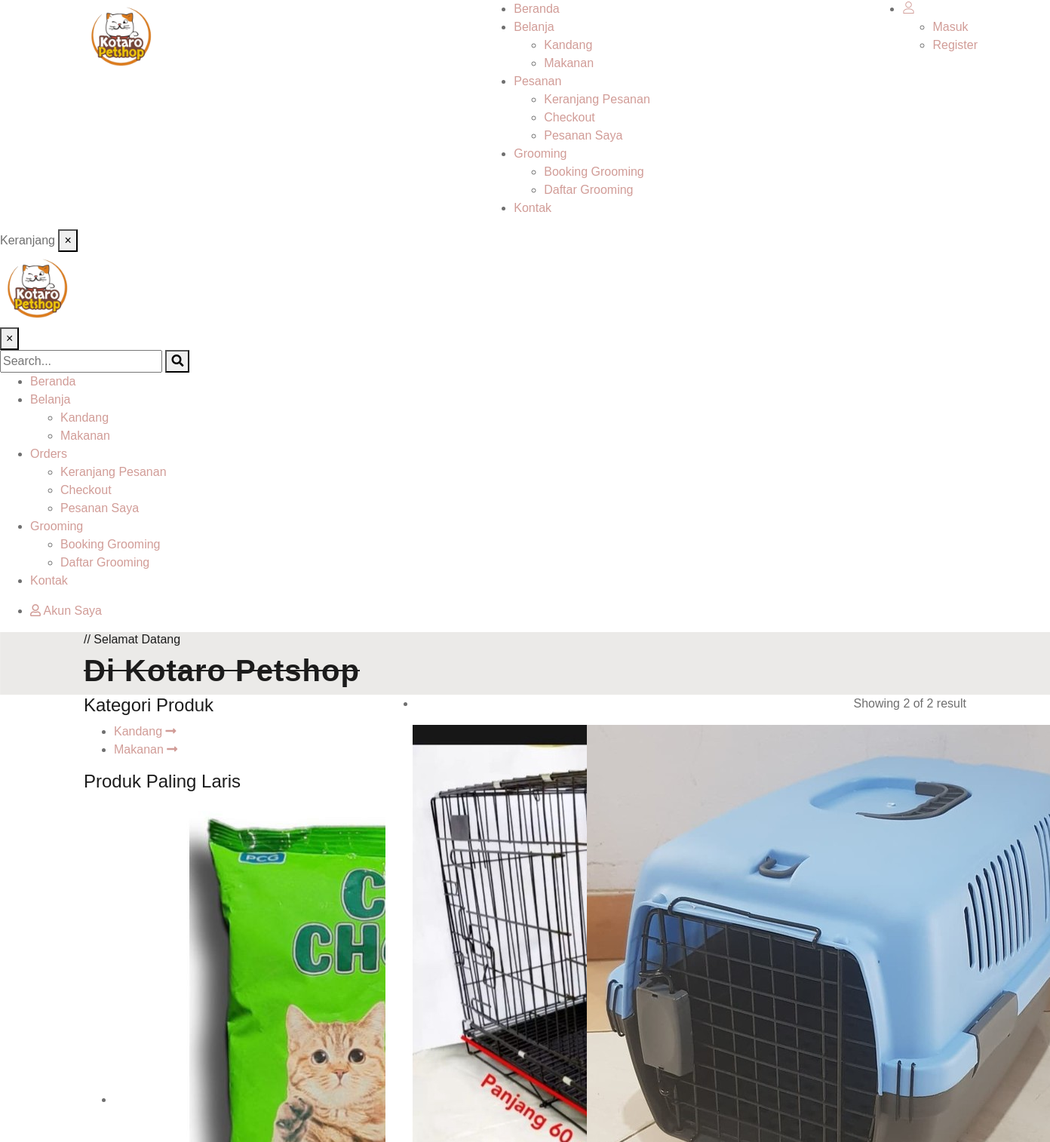
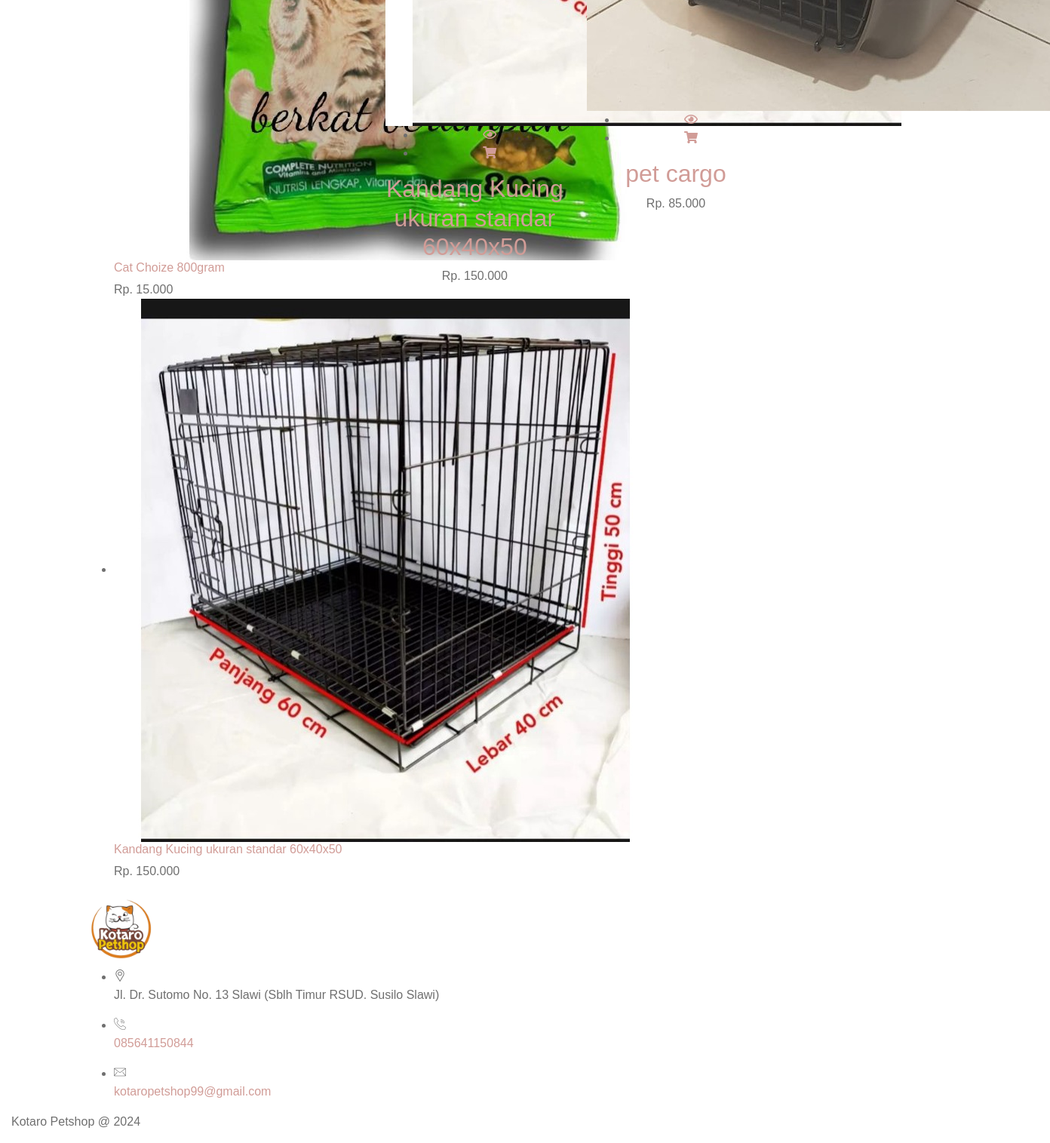
/shop/1, run on the app's committed database (2 pictures, top to bottom).
### tables this page shows
CREATE TABLE `kategori` (
  `id` int(11) NOT NULL,
  `kategori` varchar(100) NOT NULL,
  `createdAt` timestamp NOT NULL DEFAULT current_timestamp(),
  `updatedAt` timestamp NULL DEFAULT NULL ON UPDATE current_timestamp()
);

CREATE TABLE `barang` (
  `id` int(11) NOT NULL,
  `kategori_id` int(11) NOT NULL,
  `nama_barang` varchar(100) NOT NULL,
  `deskripsi` text DEFAULT NULL,
  `harga` int(11) NOT NULL,
  `stok` int(7) NOT NULL DEFAULT 0,
  `createdAt` timestamp NOT NULL DEFAULT current_timestamp(),
  `updatedAt` timestamp NULL DEFAULT NULL ON UPDATE current_timestamp()
);

CREATE TABLE `gambar` (
  `id` int(11) NOT NULL,
  `idBarang` int(11) NOT NULL,
  `gambar` text NOT NULL,
  `createdAt` timestamp NOT NULL DEFAULT current_timestamp(),
  `updatedAt` timestamp NULL DEFAULT NULL ON UPDATE current_timestamp()
);

### application/views/frontend/shop.php (the view, shortened to what the rows shown need)
<div class="ltn__product-area ltn__product-gutter">
	<div class="container">
		<div class="row">
			<div class="col-lg-8 order-lg-2 mb-120">
				<div class="tab-content">
					<div class="tab-pane fade active show" id="liton_product_grid">
						<div class="ltn__product-tab-content-inner ltn__product-grid-view">
							<div class="row">
								<?php foreach ($products as $product) : ?>
									<div class="col-xl-4 col-sm-6 col-6">
										<div class="ltn__product-item ltn__product-item-3 text-center">
											<div class="product-img">
												<a href="<?= base_url('detail/' . $product->id); ?>"><img src="<?= base_url('upload/gambar/' . gambar($product->id)); ?>" alt="<?= $product->nama_barang; ?>"></a>
												<div class="product-hover-action">
													<ul>
														<li>
															<a href="#" title="Quick View" data-toggle="modal" data-target="<?= '#quick_view_modal_' . $product->id; ?>">
																<i class="far fa-eye"></i>
															</a>
														</li>
														<?php if ($product->stok > 0) : ?>
															<li>
																<a href="#" title="Add to Cart" data-toggle="modal" onclick="addToCart(`<?= $product->id; ?>`, <?= $product->stok; ?>, 'no_cek')">
																	<i class="fas fa-shopping-cart"></i>
																</a>
															</li>
														<?php endif; ?>
													</ul>
												</div>
											</div>
											<div class="product-info">
												<h2 class="product-title"><a href="<?= base_url('detail/' . $product->id); ?>"><?= $product->nama_barang; ?></a></h2>
												<div class="product-price">
													<span><?= 'Rp. ' . number_format($product->harga, 0, ',', '.'); ?></span>
												</div>
											</div>
										</div>
									</div>
								<?php endforeach; ?>
							</div>
						</div>
					</div>
				</div>
			</div>
			<div class="col-lg-4 mb-120">
				<aside class="sidebar ltn__shop-sidebar">
					<div class="widget ltn__menu-widget">
						<ul>
							<?php foreach ($kategori as $kat) : ?>
								<li class="<?= ($kat->id == $kategori_id) ? 'product-price' : ''; ?>"><a href="<?= base_url('shop/') . $kat->id; ?>"><?= $kat->kategori; ?> <span><i class="fas fa-long-arrow-alt-right"></i></span></a></li>
							<?php endforeach; ?>
						</ul>
					</div>
					<div class="widget ltn__top-rated-product-widget">
						<ul>
							<?php foreach ($productsPopuler as $product) : ?>
								<li>
									<div class="top-rated-product-item clearfix">
										<div class="top-rated-product-img">
											<a href="<?= base_url('detail/' . $product->id); ?>">
												<img src="<?= base_url('upload/gambar/' . gambar($product->id)); ?>" alt="<?= $product->nama_barang; ?>">
											</a>
										</div>
										<div class="top-rated-product-info">
											<h6><a href="<?= base_url('detail/' . $product->id); ?>"><?= $product->nama_barang; ?></a></h6>
											<div class="product-price">
												<span><?= 'Rp. ' . number_format($product->harga, 0, ',', '.'); ?></span>
											</div>
										</div>
									</div>
								</li>
							<?php endforeach; ?>
						</ul>
					</div>
				</aside>
			</div>
		</div>
	</div>
</div>

### application/views/frontend/index.php (shortened to what the rows shown need)
<!doctype html>
<html lang="en">
<head>
    <link rel="stylesheet" href="<?= base_url(); ?>assets/user/css/font-icons.css">
    <link rel="stylesheet" href="<?= base_url(); ?>assets/user/css/plugins.css">
    <link rel="stylesheet" href="<?= base_url(); ?>assets/user/css/style.css">
    <link rel="stylesheet" href="<?= base_url(); ?>assets/user/css/responsive.css">
    <link rel="stylesheet" href="<?= base_url(); ?>assets/plugins/toastr/toastr.min.css">
</head>
<body>
    <div class="wrapper">
        <header class="ltn__header-area ltn__header-5 ltn__header-transparent gradient-color-2">
            <div class="ltn__header-middle-area ltn__header-sticky ltn__sticky-bg-black plr--9---">
                <div class="container">
                    <div class="row">
                        <div class="col header-menu-column menu-color-white">
                            <div class="header-menu d-none d-xl-block">
                                <nav>
                                    <div class="ltn__main-menu">
                                        <ul>
                                            <li class="menu-icon"><a href="#">Belanja</a>
                                                <ul>
                                                    <?php foreach ($this->kategori as $kat) : ?>
                                                        <li><a href="<?= base_url('shop/') . $kat->id; ?>"><?= $kat->kategori; ?></a></li>
                                                    <?php endforeach; ?>
                                                </ul>
                                            </li>
                                        </ul>
                                    </div>
                                </nav>
                            </div>
                        </div>
                    </div>
                </div>
            </div>
        </header>
        <?php $this->load->view('frontend/nav_mobile'); ?>
        <div class="ltn__breadcrumb-area ltn__breadcrumb-area-2 ltn__breadcrumb-color-white bg-overlay-theme-black-90 bg-image plr--9---" data-bg="<?= base_url(); ?>assets/image/banner.jpg">
            <div class="container">
                <div class="row">
                    <div class="col-lg-12">
                        <div class="ltn__breadcrumb-inner ltn__breadcrumb-inner-2 justify-content-between">
                            <div class="section-title-area ltn__section-title-2">
                                <h1 class="section-title white-color">Di Kotaro Petshop</h1>
                            </div>
                        </div>
                    </div>
                </div>
            </div>
        </div>
        <?php $this->load->view($page); ?>
    </div>
</body>
</html>

### application/views/frontend/nav_mobile.php (shortened to what the rows shown need)
<div id="ltn__utilize-mobile-menu" class="ltn__utilize ltn__utilize-mobile-menu">
    <div class="ltn__utilize-menu-inner ltn__scrollbar">
        <div class="ltn__utilize-menu">
            <ul>
                <li><a href="#">Belanja</a>
                    <ul class="sub-menu">
                        <?php foreach ($this->kategori as $kat) : ?>
                            <li><a href="<?= base_url('shop/') . $kat->id; ?>"><?= $kat->kategori; ?></a></li>
                        <?php endforeach; ?>
                    </ul>
                </li>
            </ul>
        </div>
    </div>
</div>

### data on the page
kategori: kategori "Kandang"
kategori: kategori "Makanan"
barang: nama_barang "Kandang Kucing ukuran standar 60x40x50", harga "150.000", id.gambar (picture)
barang: id.gambar (picture), nama_barang "pet cargo", harga "85.000"
barang: nama_barang "Cat Choize 800gram", harga "15.000"

### other printed values
count($products) "2"
$total_rows "2"
